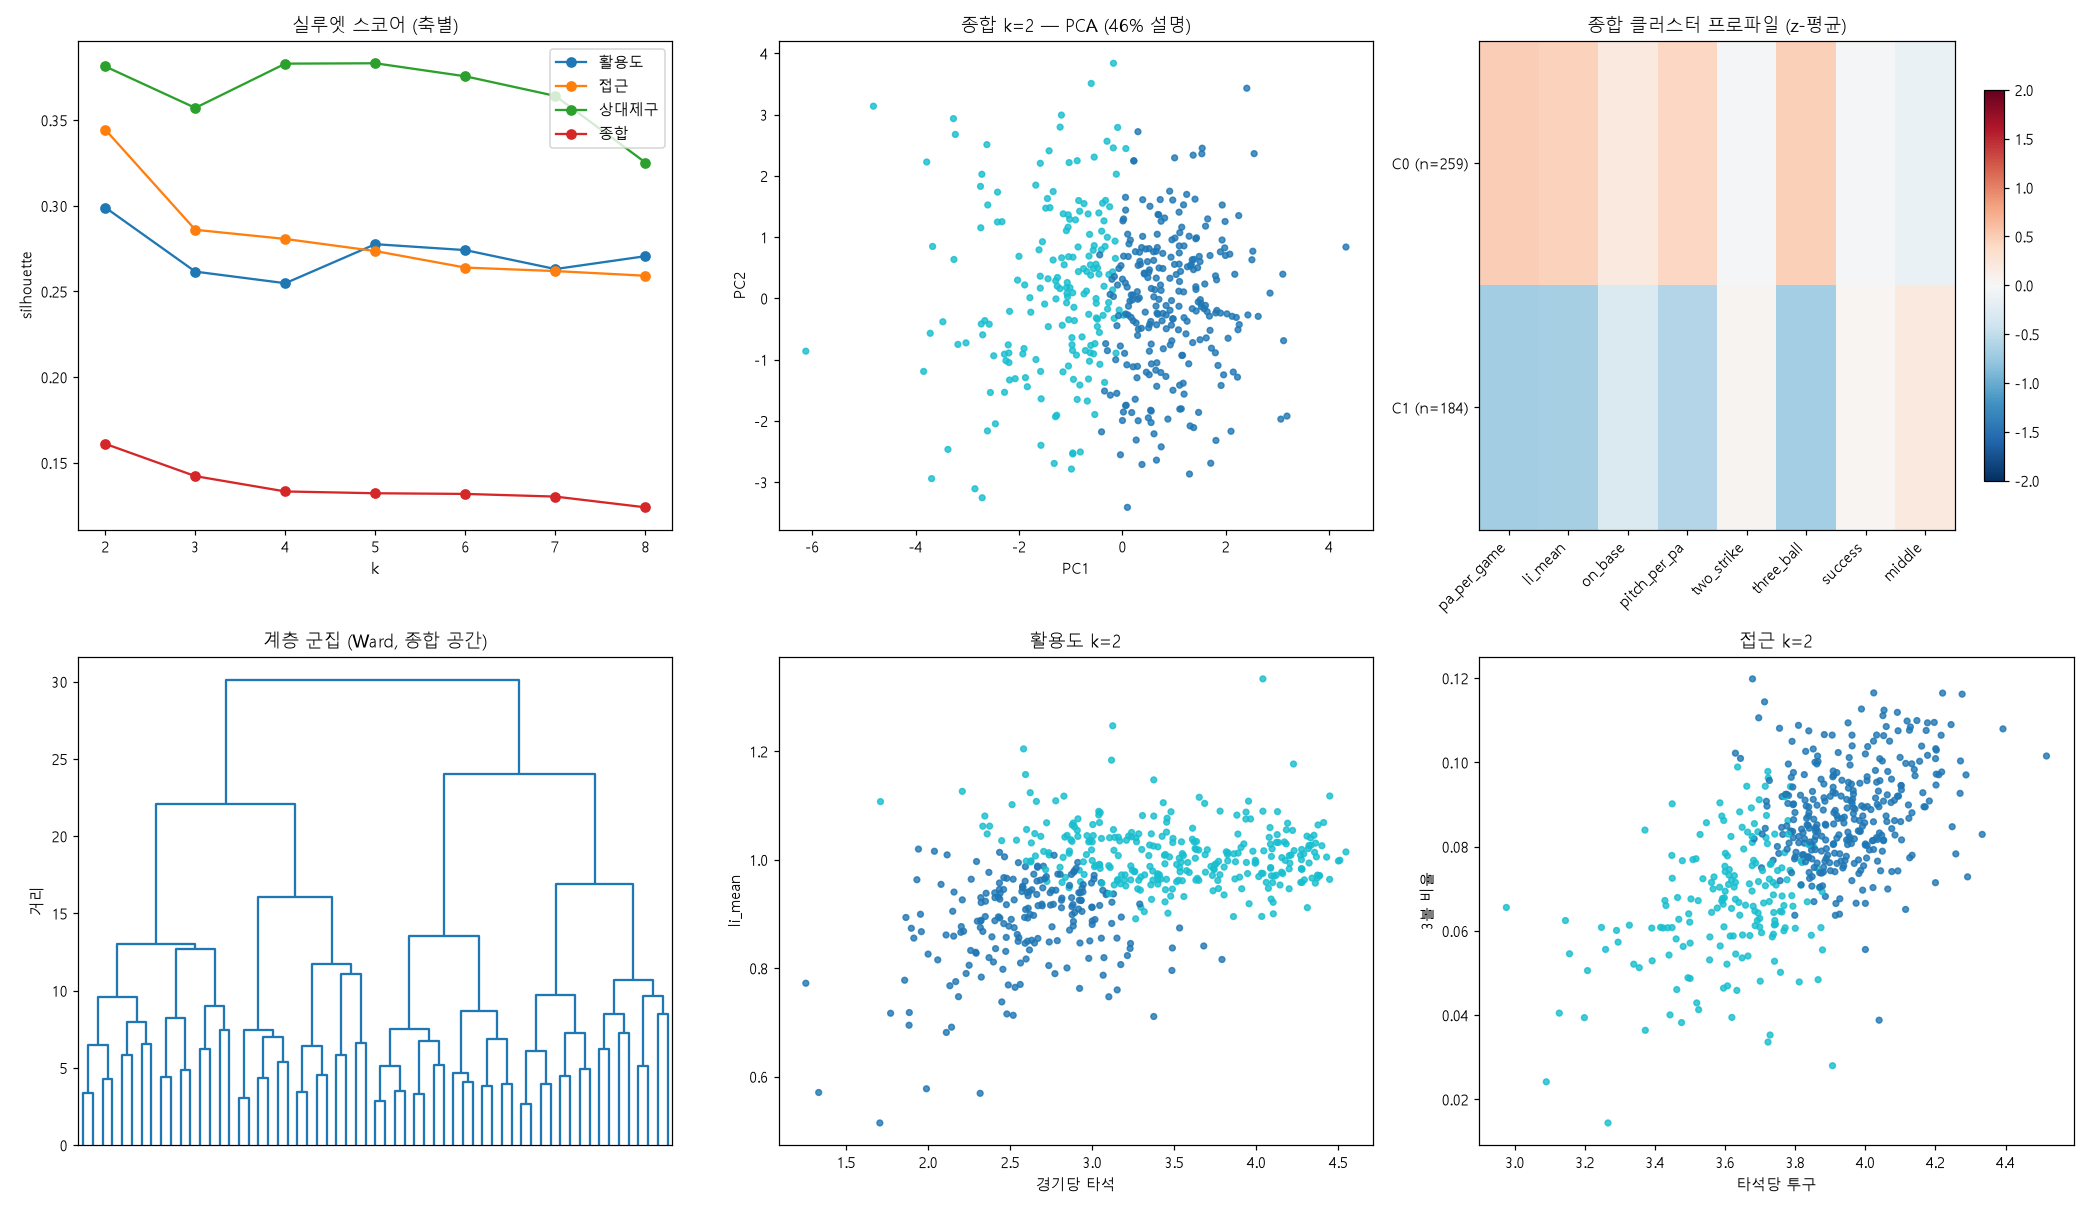

Here is the Python script that generated this plot:
# -*- coding: utf-8 -*-
"""타자 그룹화 EDA — 활용도 / 접근 스타일 / 상대 제구 / 종합 k-means.

cluster_pitchers.py와 같은 설계:
- game_type은 군집 입력에서 배제 (행을 투구 수 가중 합산)
- 상대 제구 비율은 오염 구간(2019-22 F) 제외 행에서만 계산
- 통산 200투구 미만 제외

타자 전용 차이:
- 구종 믹스 없음, 결과 라벨은 success/middle 뿐
- first_pitch_rate는 타석당 투구 수의 역수라 제외 (공선)
"""
import numpy as np
import pandas as pd
import matplotlib

matplotlib.use("Agg")
import matplotlib.pyplot as plt
from pathlib import Path
from scipy.cluster.hierarchy import dendrogram, linkage
from sklearn.cluster import KMeans
from sklearn.decomposition import PCA
from sklearn.metrics import silhouette_score
from sklearn.preprocessing import StandardScaler

SEED = 42
MIN_PITCHES = 200
HERE = Path(__file__).parent

plt.rcParams["font.family"] = "Malgun Gothic"
plt.rcParams["axes.unicode_minus"] = False

df = pd.read_csv(HERE / "batter_season.csv")


def wavg(g, col, wcol):
    w = g[wcol]
    m = g[col].notna() & w.notna() & (w > 0)
    if m.sum() == 0:
        return np.nan
    return float(np.average(g.loc[m, col], weights=g.loc[m, wcol]))


clean = df[(df["game_type"] == "R") | (df["season"] >= 2023)]

rows = []
for pid, g in df.groupby("player_id"):
    gc = clean[clean["player_id"] == pid]
    games, pa, pitches = g["games"].sum(), g["PA"].sum(), g["pitches"].sum()
    rows.append(
        {
            "player_id": pid,
            "pitches": pitches,
            "clean_pitches": gc["pitches"].sum(),
            "games": games,
            "seasons": g["season"].nunique(),
            # 활용도 축 (전체 행)
            "pa_per_game": pa / games if games else np.nan,
            "li_mean": wavg(g, "li_mean", "pitches"),
            "on_base": wavg(g, "on_base_rate", "pitches"),
            # 접근 스타일 축 (전체 행)
            "pitch_per_pa": pitches / pa if pa else np.nan,
            "two_strike": wavg(g, "two_strike_rate", "pitches"),
            "three_ball": wavg(g, "three_ball_rate", "pitches"),
            # 상대 제구 축 (깨끗한 행만)
            "success": wavg(gc, "success_rate", "pitches"),
            "middle": wavg(gc, "middle_rate", "pitches"),
        }
    )
P = pd.DataFrame(rows)

n_all = len(P)
P = P[P["pitches"] >= MIN_PITCHES].copy()
P_ctl_ok = P["clean_pitches"] >= MIN_PITCHES
print(f"타자 {n_all}명 중 {MIN_PITCHES}투구 이상 {len(P)}명, "
      f"상대 제구 축 계산 가능 {P_ctl_ok.sum()}명")

AXES = {
    "활용도": ["pa_per_game", "li_mean", "on_base"],
    "접근": ["pitch_per_pa", "two_strike", "three_ball"],
    "상대제구": ["success", "middle"],
}
AXES["종합"] = AXES["활용도"] + AXES["접근"] + AXES["상대제구"]

results = {}
sil_curves = {}
for name, cols in AXES.items():
    sub = P if name in ("활용도", "접근") else P[P_ctl_ok]
    X = sub[cols].dropna()
    idx = X.index
    Z = StandardScaler().fit_transform(X)
    sils = {}
    labels_by_k = {}
    for k in range(2, 9):
        km = KMeans(n_clusters=k, n_init=20, random_state=SEED)
        lab = km.fit_predict(Z)
        sils[k] = silhouette_score(Z, lab)
        labels_by_k[k] = lab
    best_k = max(sils, key=sils.get)
    results[name] = dict(idx=idx, Z=Z, cols=cols, best_k=best_k,
                         labels=labels_by_k, sils=sils, n=len(idx))
    sil_curves[name] = sils
    top = sorted(sils.items(), key=lambda t: -t[1])[:3]
    print(f"[{name}] n={len(idx)}  silhouette: "
          + "  ".join(f"k={k}:{s:.3f}" for k, s in top))


def profile(name, k):
    r = results[name]
    sub = P.loc[r["idx"]].copy()
    sub["c"] = r["labels"][k]
    cols = r["cols"] + ["pitches", "seasons"]
    prof = sub.groupby("c")[cols].mean()
    prof["n"] = sub.groupby("c").size()
    return prof.round(3)


for name in AXES:
    k = results[name]["best_k"]
    print(f"\n=== {name} (k={k}) 클러스터 프로파일 ===")
    print(profile(name, k).to_string())

for k in (3, 4):
    if k != results["종합"]["best_k"]:
        print(f"\n=== 종합 (참고 k={k}) ===")
        print(profile("종합", k).to_string())

out = P[["player_id", "pitches", "clean_pitches", "seasons"]].copy()
for name in AXES:
    r = results[name]
    lab = pd.Series(r["labels"][r["best_k"]], index=r["idx"])
    out[f"cluster_{name}"] = lab.reindex(P.index)
out.to_csv(HERE / "batter_clusters.csv", index=False, encoding="utf-8-sig")

career = pd.read_csv(HERE / "batter_career.csv")
grp = career.drop_duplicates("player_id").set_index("player_id")["player_group"]
out["player_group"] = out["player_id"].map(grp)
print("\n=== 종합 클러스터 x 기존 R/F 3분할 (해석용 교차표) ===")
print(pd.crosstab(out["cluster_종합"], out["player_group"]).to_string())

# ---------------------------------------------------------------- 그림
fig, axes = plt.subplots(2, 3, figsize=(19, 11))

ax = axes[0, 0]
for name, sils in sil_curves.items():
    ax.plot(list(sils), list(sils.values()), marker="o", label=name)
ax.set_xlabel("k"); ax.set_ylabel("silhouette"); ax.legend()
ax.set_title("실루엣 스코어 (축별)")

r = results["종합"]; k = r["best_k"]
pca = PCA(n_components=2, random_state=SEED)
XY = pca.fit_transform(r["Z"])
ax = axes[0, 1]
ax.scatter(XY[:, 0], XY[:, 1], c=r["labels"][k], cmap="tab10", s=14, alpha=0.8)
ax.set_title(f"종합 k={k} — PCA ({pca.explained_variance_ratio_.sum():.0%} 설명)")
ax.set_xlabel("PC1"); ax.set_ylabel("PC2")

ax = axes[0, 2]
Zdf = pd.DataFrame(r["Z"], columns=r["cols"], index=r["idx"])
Zdf["c"] = r["labels"][k]
hm = Zdf.groupby("c").mean()
im = ax.imshow(hm.values, cmap="RdBu_r", vmin=-2, vmax=2, aspect="auto")
ax.set_xticks(range(len(hm.columns)), hm.columns, rotation=45, ha="right")
ax.set_yticks(range(len(hm)), [f"C{i} (n={(Zdf['c']==i).sum()})" for i in hm.index])
plt.colorbar(im, ax=ax, shrink=0.8)
ax.set_title("종합 클러스터 프로파일 (z-평균)")

ax = axes[1, 0]
dendrogram(linkage(r["Z"], method="ward"), ax=ax, truncate_mode="level", p=5,
           no_labels=True, color_threshold=0)
ax.set_title("계층 군집 (Ward, 종합 공간)"); ax.set_ylabel("거리")

ru = results["활용도"]
ax = axes[1, 1]
subu = P.loc[ru["idx"]]
ax.scatter(subu["pa_per_game"], subu["li_mean"], c=ru["labels"][ru["best_k"]],
           cmap="tab10", s=14, alpha=0.8)
ax.set_xlabel("경기당 타석"); ax.set_ylabel("li_mean")
ax.set_title(f"활용도 k={ru['best_k']}")

ra = results["접근"]
ax = axes[1, 2]
suba = P.loc[ra["idx"]]
ax.scatter(suba["pitch_per_pa"], suba["three_ball"], c=ra["labels"][ra["best_k"]],
           cmap="tab10", s=14, alpha=0.8)
ax.set_xlabel("타석당 투구"); ax.set_ylabel("3볼 비율")
ax.set_title(f"접근 k={ra['best_k']}")

fig.tight_layout()
fig.savefig(HERE / "cluster_batters.png", dpi=110)
print("\n저장: batter_clusters.csv, cluster_batters.png")
